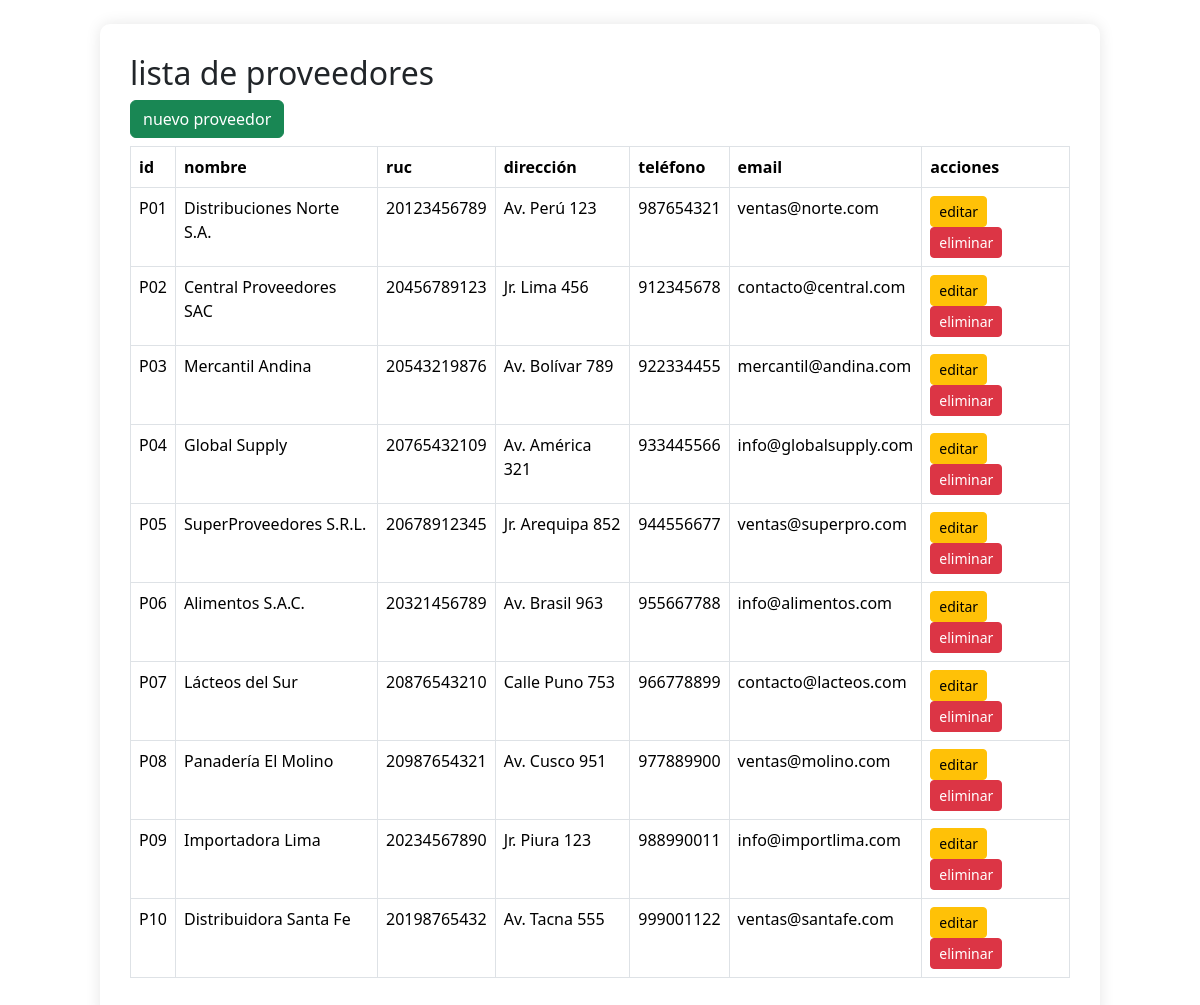
The app's page /ventasfacturacion/vistas/proveedor/index.php with its own data.
### tables this page shows
CREATE TABLE `proveedores` (
  `idproveedor` char(3) NOT NULL,
  `nomproveedor` varchar(128) DEFAULT NULL,
  `rucproveedor` varchar(11) DEFAULT NULL,
  `dirproveedor` varchar(128) DEFAULT NULL,
  `telproveedor` varchar(9) DEFAULT NULL,
  `emailproveedor` varchar(64) DEFAULT NULL
);

### ventasfacturacion/config/conexion.php (called while the page is built)
<?php
class conexion {
    public static function conectar() {
        try {
            $pdo = new pdo("mysql:host=localhost;dbname=ventasfacturacion;charset=utf8", "root", "");
            $pdo->setattribute(pdo::ATTR_ERRMODE, pdo::ERRMODE_EXCEPTION);
            return $pdo;
        } catch (pdoexception $e) {
            die("error de conexión: " . $e->getmessage());
        }
    }
}

### ventasfacturacion/controladores/ProveedorController.php (called while the page is built, shortened)
<?php
require_once __DIR__ . '/../config/conexion.php';
class ProveedorController {
    private $conexion;
    public function __construct() {
        $this->conexion = Conexion::conectar();
    }
    public function listarProveedores() {
        $sql = "SELECT * FROM proveedores";
        $stmt = $this->conexion->prepare($sql);
        $stmt->execute();
        return $stmt->fetchAll(PDO::FETCH_ASSOC);
    }
}
?>

### ventasfacturacion/vistas/proveedor/index.php (the view, shortened to what this page needs)
<?php
require_once '../../controladores/ProveedorController.php';
$controller = new ProveedorController();
$proveedores = $controller->listarProveedores();
?>
<!doctype html>
<html>
<head>
    <link href="https://cdn.jsdelivr.net/npm/bootstrap@5.3.3/dist/css/bootstrap.min.css" rel="stylesheet">
</head>
<body class="container mt-4">
    <h2>lista de proveedores</h2>
    <a href="crear.php" class="btn btn-success mb-2">nuevo proveedor</a>
    <table class="table table-bordered">
        <thead>
            <tr>
                <th>id</th>
                <th>nombre</th>
                <th>ruc</th>
                <th>dirección</th>
                <th>teléfono</th>
                <th>email</th>
                <th>acciones</th>
            </tr>
        </thead>
        <tbody>
            <?php foreach ($proveedores as $p): ?>
            <tr>
                <td><?= $p['idproveedor'] ?></td>
                <td><?= $p['nomproveedor'] ?></td>
                <td><?= $p['rucproveedor'] ?></td>
                <td><?= $p['dirproveedor'] ?></td>
                <td><?= $p['telproveedor'] ?></td>
                <td><?= $p['emailproveedor'] ?></td>
                <td>
                    <a href="editar.php?id=<?= $p['idproveedor'] ?>" class="btn btn-warning btn-sm">editar</a>
                    <a href="eliminar.php?id=<?= $p['idproveedor'] ?>" class="btn btn-danger btn-sm" onclick="return confirm('¿deseas eliminar este proveedor?')">eliminar</a>
                </td>
            </tr>
            <?php endforeach ?>
        </tbody>
    </table>
</body>
</html>

### ventasfacturacion/vistas/proveedor/index.php (style rules this page uses)
body { background-color: #f8f9fa; }
.table thead { background-color: #343a40; color: white; }
.container { max-width: 1000px; margin-top: 40px; background: white; padding: 30px; border-radius: 10px; box-shadow: 0 0 15px rgba(0,0,0,0.1); }

### records on screen
proveedores: idproveedor "P01", nomproveedor "Distribuciones Norte S.A.", rucproveedor "20123456789", dirproveedor "Av. Perú 123", telproveedor "987654321", emailproveedor "ventas@norte.com"
proveedores: idproveedor "P02", nomproveedor "Central Proveedores SAC", rucproveedor "20456789123", dirproveedor "Jr. Lima 456", telproveedor "912345678", emailproveedor "contacto@central.com"
proveedores: idproveedor "P03", nomproveedor "Mercantil Andina", rucproveedor "20543219876", dirproveedor "Av. Bolívar 789", telproveedor "922334455", emailproveedor "mercantil@andina.com"
proveedores: idproveedor "P04", nomproveedor "Global Supply", rucproveedor "20765432109", dirproveedor "Av. América 321", telproveedor "933445566", emailproveedor "info@globalsupply.com"
proveedores: idproveedor "P05", nomproveedor "SuperProveedores S.R.L.", rucproveedor "20678912345", dirproveedor "Jr. Arequipa 852", telproveedor "944556677", emailproveedor "ventas@superpro.com"
proveedores: idproveedor "P06", nomproveedor "Alimentos S.A.C.", rucproveedor "20321456789", dirproveedor "Av. Brasil 963", telproveedor "955667788", emailproveedor "info@alimentos.com"
proveedores: idproveedor "P07", nomproveedor "Lácteos del Sur", rucproveedor "20876543210", dirproveedor "Calle Puno 753", telproveedor "966778899", emailproveedor "contacto@lacteos.com"
proveedores: idproveedor "P08", nomproveedor "Panadería El Molino", rucproveedor "20987654321", dirproveedor "Av. Cusco 951", telproveedor "977889900", emailproveedor "ventas@molino.com"
proveedores: idproveedor "P09", nomproveedor "Importadora Lima", rucproveedor "20234567890", dirproveedor "Jr. Piura 123", telproveedor "988990011", emailproveedor "info@importlima.com"
proveedores: idproveedor "P10", nomproveedor "Distribuidora Santa Fe", rucproveedor "20198765432", dirproveedor "Av. Tacna 555", telproveedor "999001122", emailproveedor "ventas@santafe.com"
